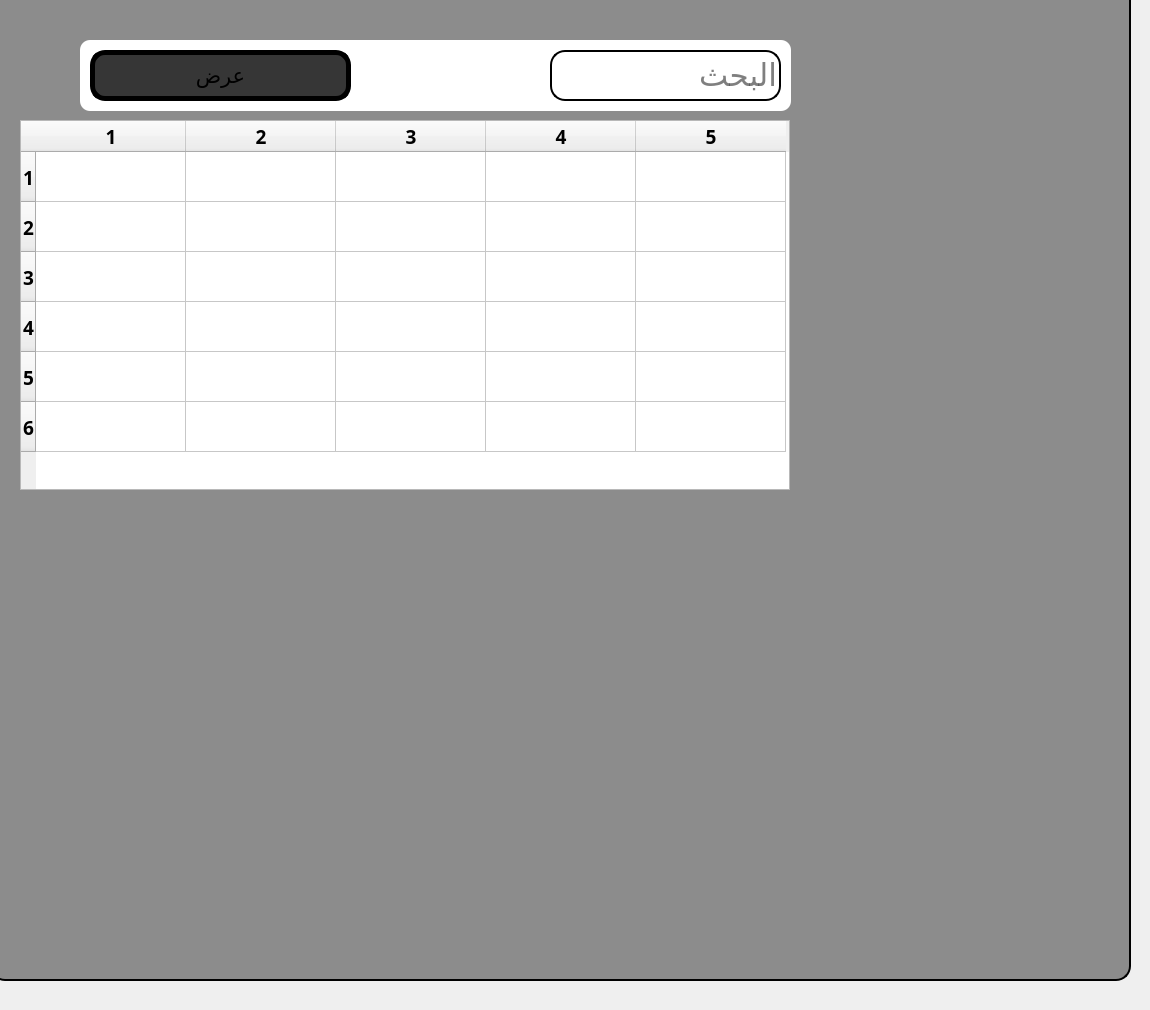
     <widget class="QWidget" name="tab_62">
      <attribute name="title">
       <string>عرض العملاء</string>
      </attribute>
      <widget class="QPushButton" name="pushButton_82">
       <property name="geometry">
        <rect>
         <x>-10</x>
         <y>-20</y>
         <width>1141</width>
         <height>1001</height>
        </rect>
       </property>
       <property name="font">
        <font>
         <pointsize>16</pointsize>
        </font>
       </property>
       <property name="autoFillBackground">
        <bool>false</bool>
       </property>
       <property name="styleSheet">
        <string notr="true">background-color:rgb(140, 140, 140);
border: 2px solid black;
border-radius: 15px;</string>
       </property>
       <property name="text">
        <string/>
       </property>
      </widget>
      <widget class="QLabel" name="label_76">
       <property name="geometry">
        <rect>
         <x>80</x>
         <y>40</y>
         <width>711</width>
         <height>71</height>
        </rect>
       </property>
       <property name="styleSheet">
        <string notr="true">background-color:rgb(255, 255, 255);
border-radius: 10px;</string>
       </property>
       <property name="text">
        <string/>
       </property>
      </widget>
      <widget class="QLineEdit" name="lineEdit_23">
       <property name="geometry">
        <rect>
         <x>550</x>
         <y>50</y>
         <width>231</width>
         <height>51</height>
        </rect>
       </property>
       <property name="font">
        <font>
         <pointsize>23</pointsize>
        </font>
       </property>
       <property name="styleSheet">
        <string notr="true">background-color:rgb(255, 255, 255);
border: 2px solid black;
border-radius: 15px;</string>
       </property>
       <property name="text">
        <string/>
       </property>
       <property name="placeholderText">
        <string>البحث</string>
       </property>
      </widget>
      <widget class="QPushButton" name="pushButton_customers_4">
       <property name="geometry">
        <rect>
         <x>90</x>
         <y>50</y>
         <width>261</width>
         <height>51</height>
        </rect>
       </property>
       <property name="font">
        <font>
         <pointsize>16</pointsize>
        </font>
       </property>
       <property name="autoFillBackground">
        <bool>false</bool>
       </property>
       <property name="styleSheet">
        <string notr="true">background-color:rgb(54, 54, 54);
border: 5px solid black;
border-radius: 15px;</string>
       </property>
       <property name="text">
        <string>عرض</string>
       </property>
      </widget>
      <widget class="QTableWidget" name="tableWidget_60">
       <property name="geometry">
        <rect>
         <x>20</x>
         <y>120</y>
         <width>770</width>
         <height>370</height>
        </rect>
       </property>
       <property name="minimumSize">
        <size>
         <width>770</width>
         <height>370</height>
        </size>
       </property>
       <property name="maximumSize">
        <size>
         <width>770</width>
         <height>370</height>
        </size>
       </property>
       <property name="font">
        <font>
         <family>Tajawal Black</family>
         <pointsize>14</pointsize>
         <bold>true</bold>
        </font>
       </property>
       <property name="contextMenuPolicy">
        <enum>Qt::PreventContextMenu</enum>
       </property>
       <property name="styleSheet">
        <string notr="true">
QProgressBar:horizontal {
    border: 1px solid #3A3939;
    text-align: center;
    padding: 1px;
    background: #201F1F;
}
QProgressBar::chunk:horizontal {
    background-color: qlineargradient(spread:reflect, x1:1, y1:0.545, x2:1, y2:0, stop:0 rgba(28, 66, 111, 255), stop:1 rgba(37, 87, 146, 255));
}

QToolTip
{
    border: 1px solid #3A3939;
    background-color: rgb(90, 102, 117);;
    color: white;
    padding: 1px;
    opacity: 200;
}

QWidget
{
    color: silver;
    background-color: #302F2F;
    selection-background-color:#3d8ec9;
    selection-color: black;
    background-clip: border;
    border-image: none;
    outline: 0;
}

QWidget:item:hover
{
    background-color: #78879b;
    color: black;
}

QWidget:item:selected
{
    background-color: #3d8ec9;
}

QCheckBox
{
    spacing: 5px;
    outline: none;
    color: #bbb;
    margin-bottom: 2px;
}

QCheckBox:disabled
{
    color: #777777;
}
QCheckBox::indicator,
QGroupBox::indicator
{
    width: 18px;
    height: 18px;
}
QGroupBox::indicator
{
    margin-left: 2px;
}

QCheckBox::indicator:unchecked,
QCheckBox::indicator:unchecked:hover,
QGroupBox::indicator:unchecked,
QGroupBox::indicator:unchecked:hover
{
    image: url(:/dark_blue/img/checkbox_unchecked.png);
}

QCheckBox::indicator:unchecked:focus,
QCheckBox::indicator:unchecked:pressed,
QGroupBox::indicator:unchecked:focus,
QGroupBox::indicator:unchecked:pressed
{
  border: none;
    image: url(:/dark_blue/img/checkbox_unchecked_focus.png);
}

QCheckBox::indicator:checked,
QCheckBox::indicator:checked:hover,
QGroupBox::indicator:checked,
QGroupBox::indicator:checked:hover
{
    image: url(:/dark_blue/img/checkbox_checked.png);
}

QCheckBox::indicator:checked:focus,
QCheckBox::indicator:checked:pressed,
QGroupBox::indicator:checked:focus,
QGroupBox::indicator:checked:pressed
{
  border: none;
    image: url(:/dark_blue/img/checkbox_checked_focus.png);
}

QCheckBox::indicator:indeterminate,
QCheckBox::indicator:indeterminate:hover,
QCheckBox::indicator:indeterminate:pressed
QGroupBox::indicator:indeterminate,
QGroupBox::indicator:indeterminate:hover,
QGroupBox::indicator:indeterminate:pressed
{
    image: url(:/dark_blue/img/checkbox_indeterminate.png);
}

QCheckBox::indicator:indeterminate:focus,
QGroupBox::indicator:indeterminate:focus
{
    image: url(:/dark_blue/img/checkbox_indeterminate_focus.png);
}

QCheckBox::indicator:checked:disabled,
QGroupBox::indicator:checked:disabled
{
    image: url(:/dark_blue/img/checkbox_checked_disabled.png);
}

QCheckBox::indicator:unchecked:disabled,
QGroupBox::indicator:unchecked:disabled
{
    image: url(:/dark_blue/img/checkbox_unchecked_disabled.png);
}

QRadioButton
{
    spacing: 5px;
    outline: none;
    color: #bbb;
    margin-bottom: 2px;
}

QRadioButton:disabled
{
    color: #777777;
}
QRadioButton::indicator
{
    width: 21px;
    height: 21px;
}

QRadioButton::indicator:unchecked,
QRadioButton::indicator:unchecked:hover
{
    image: url(:/dark_blue/img/radio_unchecked.png);
}

QRadioButton::indicator:unchecked:focus,
QRadioButton::indicator:unchecked:pressed
{
  border: none;
  outline: none;
    image: url(:/dark_blue/img/radio_unchecked_focus.png);
}

QRadioButton::indicator:checked,
QRadioButton::indicator:checked:hover
{
  border: none;
  outline: none;
    image: url(:/dark_blue/img/radio_checked.png);
}

QRadioButton::indicator:checked:focus,
QRadioButton::indicato::menu-arrowr:checked:pressed
{
  border: none;
  outline: none;
    image: url(:/dark_blue/img/radio_checked_focus.png);
}

QRadioButton::indicator:indeterminate,
QRadioButton::indicator:indeterminate:hover,
QRadioButton::indicator:indeterminate:pressed
{
        image: url(:/dark_blue/img/radio_indeterminate.png);
}

QRadioButton::indicator:checked:disabled
{
  outline: none;
  image: url(:/dark_blue/img/radio_checked_disabled.png);
}

QRadioButton::indicator:unchecked:disabled
{
    image: url(:/dark_blue/img/radio_unchecked_disabled.png);
}


QMenuBar
{
    background-color: #302F2F;
    color: silver;
}

QMenuBar::item
{
    background: transparent;
}

QMenuBar::item:selected
{
    background: transparent;
    border: 1px solid #3A3939;
}

QMenuBar::item:pressed
{
    border: 1px solid #3A3939;
    background-color: #3d8ec9;
    color: black;
    margin-bottom:-1px;
    padding-bottom:1px;
}

QMenu
{
    border: 1px solid #3A3939;
    color: silver;
    margin: 1px;
}

QMenu::icon
{
    margin: 1px;
}

QMenu::item
{
    padding: 2px 2px 2px 25px;
    margin-left: 5px;
    border: 1px solid transparent; /* reserve space for selection border */
}

QMenu::item:selected
{
    color: black;
}

QMenu::separator {
    height: 2px;
    background: lightblue;
    margin-left: 10px;
    margin-right: 5px;
}

QMenu::indicator {
    width: 16px;
    height: 16px;
}

/* non-exclusive indicator = check box style indicator
   (see QActionGroup::setExclusive) */
QMenu::indicator:non-exclusive:unchecked {
    image: url(:/dark_blue/img/checkbox_unchecked.png);
}

QMenu::indicator:non-exclusive:unchecked:selected {
    image: url(:/dark_blue/img/checkbox_unchecked_disabled.png);
}

QMenu::indicator:non-exclusive:checked {
    image: url(:/dark_blue/img/checkbox_checked.png);
}

QMenu::indicator:non-exclusive:checked:selected {
    image: url(:/dark_blue/img/checkbox_checked_disabled.png);
}

/* exclusive indicator = radio button style indicator (see QActionGroup::setExclusive) */
QMenu::indicator:exclusive:unchecked {
    image: url(:/dark_blue/img/radio_unchecked.png);
}

QMenu::indicator:exclusive:unchecked:selected {
    image: url(:/dark_blue/img/radio_unchecked_disabled.png);
}

QMenu::indicator:exclusive:checked {
    image: url(:/dark_blue/img/radio_checked.png);
}

QMenu::indicator:exclusive:checked:selected {
    image: url(:/dark_blue/img/radio_checked_disabled.png);
}

QMenu::right-arrow {
    margin: 5px;
    image: url(:/dark_blue/img/right_arrow.png)
}


QWidget:disabled
{
    color: #808080;
    background-color: #302F2F;
}

QAbstractItemView
{
    alternate-background-color: #3A3939;
    color: silver;
    border: 1px solid 3A3939;
    border-radius: 2px;
    padding: 1px;
}

QWidget:focus, QMenuBar:focus
{
    border: 1px solid #78879b;


}

QTabWidget:focus, QCheckBox:focus, QRadioButton:focus, QSlider:focus
{
    border: none;
}

QLineEdit
{
    background-color: #201F1F;
    padding: 2px;
    border-style: solid;
    border: 1px solid #3A3939;
    border-radius: 2px;
    color: silver;
}

QGroupBox {
    border:1px solid #3A3939;
    border-radius: 2px;
    margin-top: 20px;
    background-color: #302F2F;
    color: silver;
}

QGroupBox::title {
    subcontrol-origin: margin;
    subcontrol-position: top center;
    padding-left: 10px;
    padding-right: 10px;
    padding-top: 10px;
}

QAbstractScrollArea
{
    border-radius: 2px;
    border: 1px solid #3A3939;
    background-color: transparent;
}

QScrollBar:horizontal
{
    height: 15px;
    margin: 3px 15px 3px 15px;
    border: 1px transparent #2A2929;
    border-radius: 4px;
    background-color: #2A2929;
}

QScrollBar::handle:horizontal
{
    background-color: #605F5F;
    min-width: 5px;
    border-radius: 4px;
}

QScrollBar::add-line:horizontal
{
    margin: 0px 3px 0px 3px;
    border-image: url(:/dark_blue/img/right_arrow_disabled.png);
    width: 10px;
    height: 10px;
    subcontrol-position: right;
    subcontrol-origin: margin;
}

QScrollBar::sub-line:horizontal
{
    margin: 0px 3px 0px 3px;
    border-image: url(:/dark_blue/img/left_arrow_disabled.png);
    height: 10px;
    width: 10px;
    subcontrol-position: left;
    subcontrol-origin: margin;
}

QScrollBar::add-line:horizontal:hover,QScrollBar::add-line:horizontal:on
{
    border-image: url(:/dark_blue/img/right_arrow.png);
    height: 10px;
    width: 10px;
    subcontrol-position: right;
    subcontrol-origin: margin;
}


QScrollBar::sub-line:horizontal:hover, QScrollBar::sub-line:horizontal:on
{
    border-image: url(:/dark_blue/img/left_arrow.png);
    height: 10px;
    width: 10px;
    subcontrol-position: left;
    subcontrol-origin: margin;
}

QScrollBar::up-arrow:horizontal, QScrollBar::down-arrow:horizontal
{
    background: none;
}


QScrollBar::add-page:horizontal, QScrollBar::sub-page:horizontal
{
    background: none;
}

QScrollBar:vertical
{
    background-color: #2A2929;
    width: 15px;
    margin: 15px 3px 15px 3px;
    border: 1px transparent #2A2929;
    border-radius: 4px;
}

QScrollBar::handle:vertical
{
    background-color: #605F5F;
    min-height: 5px;
    border-radius: 4px;
}

QScrollBar::sub-line:vertical
{
    margin: 3px 0px 3px 0px;
    border-image: url(:/dark_blue/img/up_arrow_disabled.png);
    height: 10px;
    width: 10px;
    subcontrol-position: top;
    subcontrol-origin: margin;
}

QScrollBar::add-line:vertical
{
    margin: 3px 0px 3px 0px;
    border-image: url(:/dark_blue/img/down_arrow_disabled.png);
    height: 10px;
    width: 10px;
    subcontrol-position: bottom;
    subcontrol-origin: margin;
}

QScrollBar::sub-line:vertical:hover,QScrollBar::sub-line:vertical:on
{

    border-image: url(:/dark_blue/img/up_arrow.png);
    height: 10px;
    width: 10px;
    subcontrol-position: top;
    subcontrol-origin: margin;
}


QScrollBar::add-line:vertical:hover, QScrollBar::add-line:vertical:on
{
    border-image: url(:/dark_blue/img/down_arrow.png);
    height: 10px;
    width: 10px;
    subcontrol-position: bottom;
    subcontrol-origin: margin;
}

QScrollBar::up-arrow:vertical, QScrollBar::down-arrow:vertical
{
    background: none;
}


QScrollBar::add-page:vertical, QScrollBar::sub-page:vertical
{
    background: none;
}

QTextEdit
{
    background-color: #201F1F;
    color: silver;
    border: 1px solid #3A3939;
}

QPlainTextEdit
{
    background-color: #201F1F;;
    color: silver;
    border-radius: 2px;
    border: 1px solid #3A3939;
}

QHeaderView::section
{
    background-color: #3A3939;
    color: silver;
    padding-left: 4px;
    border: 1px solid #6c6c6c;
}

QSizeGrip {
    image: url(:/dark_blue/img/sizegrip.png);
    width: 12px;
    height: 12px;
}

QMainWindow
{
    background-color: #302F2F;

}

QMainWindow::separator
{
    background-color: #302F2F;
    color: white;
    padding-left: 4px;
    spacing: 2px;
    border: 1px dashed #3A3939;
}

QMainWindow::separator:hover
{

    background-color: #787876;
    color: white;
    padding-left: 4px;
    border: 1px solid #3A3939;
    spacing: 2px;
}


QMenu::separator
{
    height: 1px;
    background-color: #3A3939;
    color: white;
    padding-left: 4px;
    margin-left: 10px;
    margin-right: 5px;
}


QFrame
{
    border-radius: 2px;
    border: 1px solid #444;
}

QFrame[frameShape=&quot;0&quot;]
{
    border-radius: 2px;
    border: 1px transparent #444;
}

QStackedWidget
{
    background-color: #302F2F;
    border: 1px transparent black;
}

QToolBar {
    border: 1px transparent #393838;
    background: 1px solid #302F2F;
    font-weight: bold;
}

QToolBar::handle:horizontal {
    image: url(:/dark_blue/img/Hmovetoolbar.png);
}
QToolBar::handle:vertical {
    image: url(:/dark_blue/img/Vmovetoolbar.png);
}
QToolBar::separator:horizontal {
    image: url(:/dark_blue/img/Hsepartoolbar.png);
}
QToolBar::separator:vertical {
    image: url(:/dark_blue/img/Vsepartoolbars.png);
}

QPushButton
{
    color: silver;
    background-color: #302F2F;
    border-width: 2px;
    border-color: #4A4949;
    border-style: solid;
    padding-top: 2px;
    padding-bottom: 2px;
    padding-left: 10px;
    padding-right: 10px;
    border-radius: 4px;
    /* outline: none; */
    /* min-width: 40px; */
}

QPushButton:disabled
{
    background-color: #302F2F;
    border-width: 2px;
    border-color: #3A3939;
    border-style: solid;
    padding-top: 2px;
    padding-bottom: 2px;
    padding-left: 10px;
    padding-right: 10px;
    /*border-radius: 2px;*/
    color: #808080;
}

QPushButton:focus {
    background-color: #3d8ec9;
    color: white;
}

QComboBox
{
    selection-background-color: #3d8ec9;
    background-color: #201F1F;
    border-style: solid;
    border: 1px solid #3A3939;
    border-radius: 2px;
    padding: 2px;
    min-width: 75px;
}

QPushButton:checked{
    background-color: #4A4949;
    border-color: #6A6969;
}

QPushButton:hover {
    border: 2px solid #78879b;
    color: silver;
}

QComboBox:hover, QAbstractSpinBox:hover,QLineEdit:hover,QTextEdit:hover,QPlainTextEdit:hover,QAbstractView:hover,QTreeView:hover
{
    border: 1px solid #78879b;
    color: silver;
}

QComboBox:on
{
    background-color: #626873;
    padding-top: 3px;
    padding-left: 4px;
    selection-background-color: #4a4a4a;
}

QComboBox QAbstractItemView
{
    background-color: #201F1F;
    border-radius: 2px;
    border: 1px solid #444;
    selection-background-color: #3d8ec9;
    color: silver;
}

QComboBox::drop-down
{
    subcontrol-origin: padding;
    subcontrol-position: top right;
    width: 15px;

    border-left-width: 0px;
    border-left-color: darkgray;
    border-left-style: solid;
    border-top-right-radius: 3px;
    border-bottom-right-radius: 3px;
}

QComboBox::down-arrow
{
    image: url(:/dark_blue/img/down_arrow_disabled.png);
}

QComboBox::down-arrow:on, QComboBox::down-arrow:hover,
QComboBox::down-arrow:focus
{
    image: url(:/dark_blue/img/down_arrow.png);
}

QPushButton:pressed
{
    background-color: #484846;
}

QAbstractSpinBox {
    padding-top: 2px;
    padding-bottom: 2px;
    border: 1px solid #3A3939;
    background-color: #201F1F;
    color: silver;
    border-radius: 2px;
    min-width: 75px;
}

QAbstractSpinBox:up-button
{
    background-color: transparent;
    subcontrol-origin: border;
    subcontrol-position: top right;
}

QAbstractSpinBox:down-button
{
    background-color: transparent;
    subcontrol-origin: border;
    subcontrol-position: bottom right;
}

QAbstractSpinBox::up-arrow,QAbstractSpinBox::up-arrow:disabled,QAbstractSpinBox::up-arrow:off {
    image: url(:/dark_blue/img/up_arrow_disabled.png);
    width: 10px;
    height: 10px;
}
QAbstractSpinBox::up-arrow:hover
{
    image: url(:/dark_blue/img/up_arrow.png);
}


QAbstractSpinBox::down-arrow,QAbstractSpinBox::down-arrow:disabled,QAbstractSpinBox::down-arrow:off
{
    image: url(:/dark_blue/img/down_arrow_disabled.png);
    width: 10px;
    height: 10px;
}
QAbstractSpinBox::down-arrow:hover
{
    image: url(:/dark_blue/img/down_arrow.png);
}


QLabel
{
    border: 0px solid black;
}

QTabWidget{
    border: 20px transparent black;
}

QTabWidget::pane {
    border: 1px solid #444;
    border-radius: 3px;
    padding: 3px;
}

QTabBar
{

    qproperty-drawBase: 0;
    left: 5px; /* move to the right by 5px */

}

QTabBar:focus
{
    border: 0px transparent black;
}

QTabBar::close-button  {
    image: url(:/dark_blue/img/close.png);
    background: transparent;
}

QTabBar::close-button:hover
{
    image: url(:/dark_blue/img/close-hover.png);
    background: transparent;
}

QTabBar::close-button:pressed {
    image: url(:/dark_blue/img/close-pressed.png);
    background: transparent;
}

/* TOP TABS */
QTabBar::tab:top {
    width:225px;
    height:70px;
    color: #b1b1b1;
    border: 1px solid #4A4949;
    border-bottom: 1px transparent black;
    background-color: #302F2F;
    padding: 5px;
    border-top-left-radius: 2px;
    border-top-right-radius: 2px;
}

QTabBar::tab:top:!selected
{
    color: #b1b1b1;
    background-color: #201F1F;
    border: 1px transparent #4A4949;
    border-bottom: 1px transparent #4A4949;
    border-top-left-radius: 0px;
    border-top-right-radius: 0px;
}

QTabBar::tab:top:!selected:hover {
    background-color: #48576b;
}

/* BOTTOM TABS */
QTabBar::tab:bottom {
    color: #b1b1b1;
    border: 1px solid #4A4949;
    border-top: 1px transparent black;
    background-color: #302F2F;
    padding: 5px;
    border-bottom-left-radius: 2px;
    border-bottom-right-radius: 2px;
}

QTabBar::tab:bottom:!selected
{
    color: #b1b1b1;
    background-color: #201F1F;
    border: 1px transparent #4A4949;
    border-top: 1px transparent #4A4949;
    border-bottom-left-radius: 0px;
    border-bottom-right-radius: 0px;
}

QTabBar::tab:bottom:!selected:hover {
    background-color: #78879b;
}

/* LEFT TABS */
QTabBar::tab:left {
    color: #b1b1b1;
    border: 1px solid #4A4949;
    border-left: 1px transparent black;
    background-color: #302F2F;
    padding: 5px;
    border-top-right-radius: 2px;
    border-bottom-right-radius: 2px;
}

QTabBar::tab:left:!selected
{
    color: #b1b1b1;
    background-color: #201F1F;
    border: 1px transparent #4A4949;
    border-right: 1px transparent #4A4949;
    border-top-right-radius: 0px;
    border-bottom-right-radius: 0px;
}

QTabBar::tab:left:!selected:hover {
    background-color: #48576b;
}


/* RIGHT TABS */
QTabBar::tab:right {
    color: #b1b1b1;
    border: 1px solid #4A4949;
    border-right: 1px transparent black;
    background-color: #302F2F;
    padding: 5px;
    border-top-left-radius: 2px;
    border-bottom-left-radius: 2px;
}

QTabBar::tab:right:!selected
{
    color: #b1b1b1;
    background-color: #201F1F;
    border: 1px transparent #4A4949;
    border-right: 1px transparent #4A4949;
    border-top-left-radius: 0px;
    border-bottom-left-radius: 0px;
}

QTabBar::tab:right:!selected:hover {
    background-color: #48576b;
}

QTabBar QToolButton::right-arrow:enabled {
     image: url(:/dark_blue/img/right_arrow.png);
 }

 QTabBar QToolButton::left-arrow:enabled {
     image: url(:/dark_blue/img/left_arrow.png);
 }

QTabBar QToolButton::right-arrow:disabled {
     image: url(:/dark_blue/img/right_arrow_disabled.png);
 }

 QTabBar QToolButton::left-arrow:disabled {
     image: url(:/dark_blue/img/left_arrow_disabled.png);
 }


QDockWidget {
    border: 1px solid #403F3F;
    titlebar-close-icon: url(:/dark_blue/img/close.png);
    titlebar-normal-icon: url(:/dark_blue/img/undock.png);
}

QDockWidget::close-button, QDockWidget::float-button {
    border: 1px solid transparent;
    border-radius: 2px;
    background: transparent;
}

QDockWidget::close-button:hover, QDockWidget::float-button:hover {
    background: rgba(255, 255, 255, 10);
}

QDockWidget::close-button:pressed, QDockWidget::float-button:pressed {
    padding: 1px -1px -1px 1px;
    background: rgba(255, 255, 255, 10);
}

QTreeView, QListView, QTextBrowser, AtLineEdit, AtLineEdit::hover {
    border: 1px solid #444;
    background-color: silver;
    border-radius: 3px;
    margin-left: 3px;
    color: black;
}

QTreeView:branch:selected, QTreeView:branch:hover {
    background: url(:/dark_blue/img/transparent.png);
}

QTreeView::branch:has-siblings:!adjoins-item {
    border-image: url(:/dark_blue/img/transparent.png);
}

QTreeView::branch:has-siblings:adjoins-item {
    border-image: url(:/dark_blue/img/transparent.png);
}

QTreeView::branch:!has-children:!has-siblings:adjoins-item {
    border-image: url(:/dark_blue/img/transparent.png);
}

QTreeView::branch:has-children:!has-siblings:closed,
QTreeView::branch:closed:has-children:has-siblings {
    image: url(:/dark_blue/img/branch_closed.png);
}

QTreeView::branch:open:has-children:!has-siblings,
QTreeView::branch:open:has-children:has-siblings  {
    image: url(:/dark_blue/img/branch_open.png);
}

QTreeView::branch:has-children:!has-siblings:closed:hover,
QTreeView::branch:closed:has-children:has-siblings:hover {
    image: url(:/dark_blue/img/branch_closed-on.png);
    }

QTreeView::branch:open:has-children:!has-siblings:hover,
QTreeView::branch:open:has-children:has-siblings:hover  {
    image: url(:/dark_blue/img/branch_open-on.png);
    }

QListView::item:!selected:hover, QListView::item:!selected:hover, QTreeView::item:!selected:hover  {
    background: rgba(0, 0, 0, 0);
    outline: 0;
    color: #FFFFFF
}

QListView::item:selected:hover, QListView::item:selected:hover, QTreeView::item:selected:hover  {
    background: #3d8ec9;
    color: #FFFFFF;
}

QSlider::groove:horizontal {
    border: 1px solid #3A3939;
    height: 8px;
    background: #201F1F;
    margin: 2px 0;
    border-radius: 2px;
}

QSlider::handle:horizontal {
    background: QLinearGradient( x1: 0, y1: 0, x2: 0, y2: 1,
      stop: 0.0 silver, stop: 0.2 #a8a8a8, stop: 1 #727272);
    border: 1px solid #3A3939;
    width: 14px;
    height: 14px;
    margin: -4px 0;
    border-radius: 2px;
}

QSlider::groove:vertical {
    border: 1px solid #3A3939;
    width: 8px;
    background: #201F1F;
    margin: 0 0px;
    border-radius: 2px;
}

QSlider::handle:vertical {
    background: QLinearGradient( x1: 0, y1: 0, x2: 0, y2: 1, stop: 0.0 silver,
    stop: 0.2 #a8a8a8, stop: 1 #727272);
    border: 1px solid #3A3939;
    width: 14px;
    height: 14px;
    margin: 0 -4px;
    border-radius: 2px;
}

QToolButton {
    /*  background-color: transparent; */
    border: 2px transparent #4A4949;
    border-radius: 4px;
    background-color: dimgray;
    margin: 2px;
    padding: 2px;
}

QToolButton[popupMode=&quot;1&quot;] { /* only for MenuButtonPopup */
 padding-right: 20px; /* make way for the popup button */
 border: 2px transparent #4A4949;
 border-radius: 4px;
}

QToolButton[popupMode=&quot;2&quot;] { /* only for InstantPopup */
 padding-right: 10px; /* make way for the popup button */
 border: 2px transparent #4A4949;
}


QToolButton:hover, QToolButton::menu-button:hover {
    border: 2px solid #78879b;
}

QToolButton:checked, QToolButton:pressed,
    QToolButton::menu-button:pressed {
    background-color: #4A4949;
    border: 2px solid #78879b;
}

/* the subcontrol below is used only in the InstantPopup or DelayedPopup mode */
QToolButton::menu-indicator {
    image: url(:/dark_blue/img/down_arrow.png);
    top: -7px; left: -2px; /* shift it a bit */
}

/* the subcontrols below are used only in the MenuButtonPopup mode */
QToolButton::menu-button {
    border: 1px transparent #4A4949;
    border-top-right-radius: 6px;
    border-bottom-right-radius: 6px;
    /* 16px width + 4px for border = 20px allocated above */
    width: 16px;
    outline: none;
}

QToolButton::menu-arrow {
    image: url(:/dark_blue/img/down_arrow.png);
}

QToolButton::menu-arrow:open {
    top: 1px; left: 1px; /* shift it a bit */
    border: 1px solid #3A3939;
}

QPushButton::menu-indicator  {
    subcontrol-origin: padding;
    subcontrol-position: bottom right;
    left: 4px;
}

QTableView
{
    border: 1px solid #444;
    gridline-color: #6c6c6c;
    background-color: #201F1F;
}


QTableView, QHeaderView
{
    border-radius: 0px;
}

QTableView::item:pressed, QListView::item:pressed, QTreeView::item:pressed  {
    background: #78879b;
    color: #FFFFFF;
}

QTableView::item:selected:active, QTreeView::item:selected:active, QListView::item:selected:active  {
    background: #3d8ec9;
    color: #FFFFFF;
}


QHeaderView
{
    border: 1px transparent;
    border-radius: 2px;
    margin: 0px;
    padding: 0px;
}

QHeaderView::section  {
    background-color: #3A3939;
    color: silver;
    padding: 4px;
    border: 1px solid #6c6c6c;
    border-radius: 0px;
    text-align: center;
}

QHeaderView::section::vertical::first, QHeaderView::section::vertical::only-one
{
    border-top: 1px solid #6c6c6c;
}

QHeaderView::section::vertical
{
    border-top: transparent;
}

QHeaderView::section::horizontal::first, QHeaderView::section::horizontal::only-one
{
    border-left: 1px solid #6c6c6c;
}

QHeaderView::section::horizontal
{
    border-left: transparent;
}


QHeaderView::section:checked
 {
    color: white;
    background-color: #5A5959;
 }

 /* style the sort indicator */
QHeaderView::down-arrow {
    image: url(:/dark_blue/img/down_arrow.png);
}

QHeaderView::up-arrow {
    image: url(:/dark_blue/img/up_arrow.png);
}


QTableCornerButton::section {
    background-color: #3A3939;
    border: 1px solid #3A3939;
    border-radius: 2px;
}

QToolBox  {
    padding: 3px;
    border: 1px transparent black;
}

QToolBox::tab {
    color: #b1b1b1;
    background-color: #302F2F;
    border: 1px solid #4A4949;
    border-bottom: 1px transparent #302F2F;
    border-top-left-radius: 5px;
    border-top-right-radius: 5px;
}

 QToolBox::tab:selected { /* italicize selected tabs */
    font: italic;
    background-color: #302F2F;
    border-color: #3d8ec9;
 }

QStatusBar::item {
    border: 1px solid #3A3939;
    border-radius: 2px;
 }


QFrame[height=&quot;3&quot;], QFrame[width=&quot;3&quot;] {
    background-color: #AAA;
}


QSplitter::handle {
    border: 1px dashed #3A3939;
}

QSplitter::handle:hover {
    background-color: #787876;
    border: 1px solid #3A3939;
}

QSplitter::handle:horizontal {
    width: 1px;
}

QSplitter::handle:vertical {
    height: 1px;
}

QListWidget {
    background-color: silver;
    border-radius: 5px;
    margin-left: 5px;
}

QListWidget::item {
    color: black;
}

QMessageBox {
    messagebox-critical-icon	: url(:/dark_blue/img/critical.png);
    messagebox-information-icon	: url(:/dark_blue/img/information.png);
    messagebox-question-icon	: url(:/dark_blue/img/question.png);
    messagebox-warning-icon:    : url(:/dark_blue/img/warning.png);
}

ColorButton::enabled {
    border-radius: 0px;
    border: 1px solid #444444;
}

ColorButton::disabled {
    border-radius: 0px;
    border: 1px solid #AAAAAA;
}
</string>
       </property>
       <property name="locale">
        <locale language="Arabic" country="Egypt"/>
       </property>
       <property name="showGrid">
        <bool>true</bool>
       </property>
       <property name="sortingEnabled">
        <bool>false</bool>
       </property>
       <property name="rowCount">
        <number>6</number>
       </property>
       <property name="columnCount">
        <number>5</number>
       </property>
       <attribute name="horizontalHeaderMinimumSectionSize">
        <number>150</number>
       </attribute>
       <attribute name="horizontalHeaderDefaultSectionSize">
        <number>150</number>
       </attribute>
       <attribute name="verticalHeaderMinimumSectionSize">
        <number>50</number>
       </attribute>
       <attribute name="verticalHeaderDefaultSectionSize">
        <number>50</number>
       </attribute>
       <row/>
       <row/>
       <row/>
       <row/>
       <row/>
       <row/>
       <column/>
       <column/>
       <column/>
       <column/>
       <column/>
       <item row="0" column="0">
        <property name="text">
         <string/>
        </property>
       </item>
      </widget>
     </widget>
